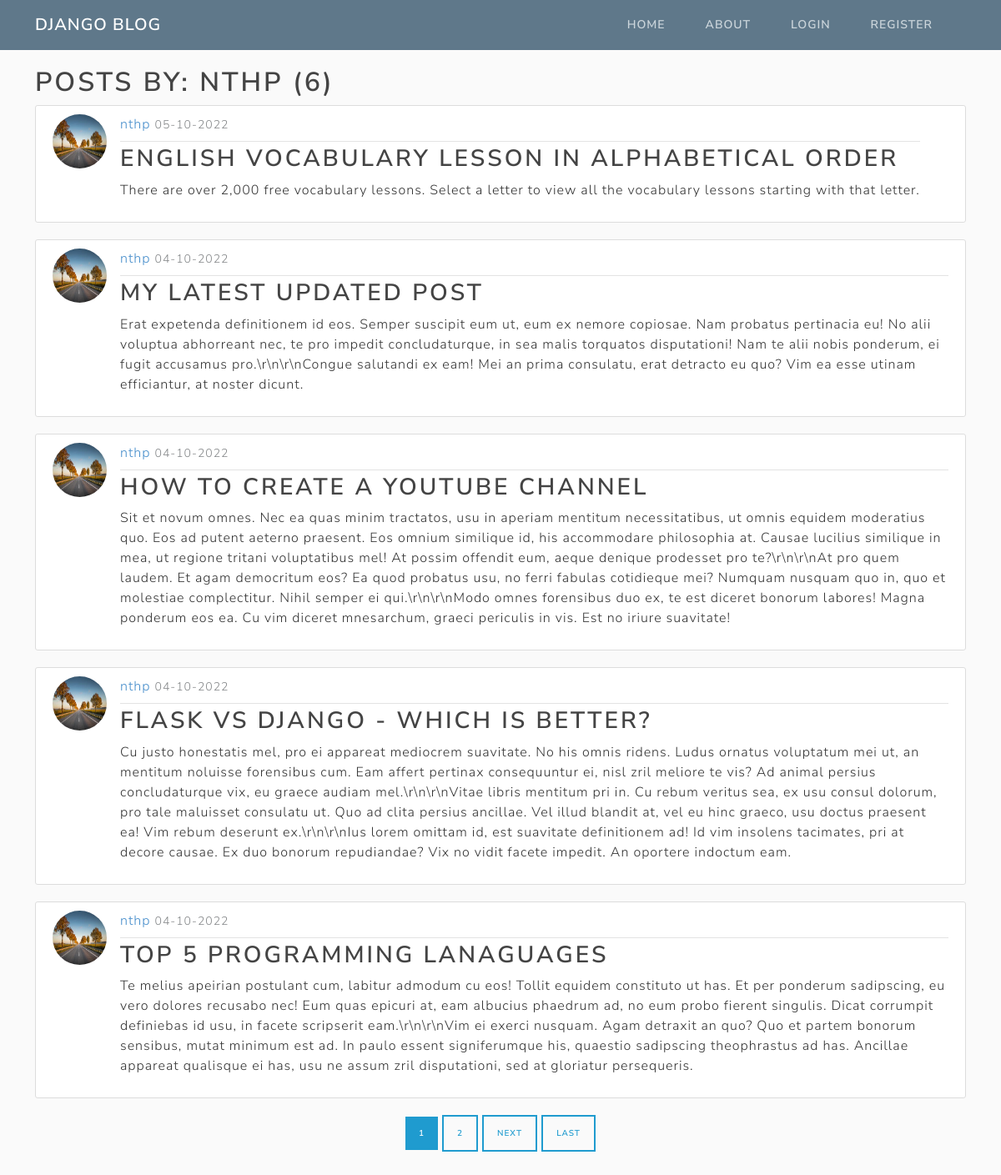
/user/nthp, run on the app's committed database.
### blog/models.py (models this page shows, shortened)
class Post(models.Model):
    title = models.CharField(max_length=100)
    content = models.TextField()
    date_posted = models.DateTimeField(default=timezone.now)
    author = models.ForeignKey(User, on_delete=models.CASCADE)

### users/models.py (models this page shows, shortened)
class Profile(models.Model):
    user = models.OneToOneField(User, on_delete=models.CASCADE)
    image = models.ImageField(default='default.jpg', upload_to='profile_pics')

### blog/views.py (the view)
# urls.py: path('user/<str:username>', UserPostListView.as_view(), name="user-posts"),
class UserPostListView(ListView):
    model = Post
    template_name = 'blog/user_post.html'
    context_object_name = 'posts'
    ordering = ['-date_posted']
    paginate_by = 5
    def get_queryset(self):
        user = get_object_or_404(User, username=self.kwargs.get('username'))
        return Post.objects.filter(author=user).order_by('-date_posted')

### blog/templates/blog/user_post.html (shortened to what this page needs)
{% extends "blog/base.html" %}
{% block content %}
    <h1>Posts by: {{ view.kwargs.username }} ({{ page_obj.paginator.count }})</h1>
    {% for post in posts %}
        <article class="media content-section" style="display: flex;">
            <img src="{{post.author.profile.image.url}}" class="rounded-circle article-img" alt="avatar">
            <div class="media-body">
                <div class="article-metadata">
                    <a class="mr-2" href="{% url 'user-posts' post.author.username %}">{{ post.author }}</a>
                    <small class="text-muted">{{ post.date_posted|date:"d-m-Y" }}</small>
                </div>
                <h2><a class="article-title" href="{% url 'post-detail' post.id %}">{{ post.title }}</a></h2>
                <p class="article-content">{{ post.content }}</p>
            </div>
        </article>
    {% endfor %}
    <div style="margin-bottom: 4rem;  text-align: center;">
        {% if is_paginated %}
            {% for num in page_obj.paginator.page_range %}
                {% if page_obj.number == num %}
                    <a class="btn btn-info btn-sm" href="?page={{ num }}">{{ num }}</a>
                {% elif num > page_obj.number|add:'-3' and num < page_obj.number|add:'3' %}
                    <a class="btn btn-outline-info btn-sm" href="?page={{ num }}">{{ num }}</a>
                {% endif %}
            {% endfor %}
            {% if page_obj.has_next %}
                <a class="btn btn-outline-info btn-sm" href="?page={{ page_obj.next_page_number }}">Next</a>
                <a class="btn btn-outline-info btn-sm" href="?page={{ page_obj.paginator.num_pages }}">Last</a>
            {% endif %}
        {% endif %}
    </div>
{% endblock content %}

### blog/static/blog/main.css (style rules this page uses)
body { background: #fafafa; color: #333333; margin-top: 5rem; }
h1, h2, h3, h4, h5, h6 { color: #444444; }
.content-section { background: #ffffff; padding: 10px 20px; border: 1px solid #dddddd; border-radius: 3px; margin-bottom: 20px; }
.article-title { color: #444444; }
.article-content { white-space: pre-line; }
.article-img { height: 65px; width: 65px; margin-right: 16px; }
.article-metadata { padding-bottom: 0.5rem; margin-bottom: 4px; border-bottom: 1px solid #e3e3e3 }
.article-metadata a { color: #428bca; text-decoration: none; }
.article-title { text-decoration: none; }

### data on the page
Post: author.profile.image (picture), author "nthp", date_posted "05-10-2022", title "ENGLISH VOCABULARY LESSON IN ALPHABETICAL ORDER", content "There are over 2,000 free vocabulary lessons. Select a letter to view all the vocabulary lessons starting with that letter."
Post: author.profile.image (picture), author "nthp", date_posted "04-10-2022", title "MY LATEST UPDATED POST", content "Erat expetenda definitionem id eos. Semper suscipit eum ut, eum ex nemore copiosae. Nam probatus pertinacia eu! No alii voluptua abhorreant nec, te pro impedit concludaturque, in sea malis torquatos disputationi! Nam te alii nobis ponderum, ei fugit accusamus pro.\\r\\n\\r\\nCongue salutandi ex eam! Mei an prima consulatu, erat detracto eu quo? Vim ea esse utinam efficiantur, at noster dicunt."
Post: author.profile.image (picture), author "nthp", date_posted "04-10-2022", title "HOW TO CREATE A YOUTUBE CHANNEL", content "Sit et novum omnes. Nec ea quas minim tractatos, usu in aperiam mentitum necessitatibus, ut omnis equidem moderatius quo. Eos ad putent aeterno praesent. Eos omnium similique id, his accommodare philosophia at. Causae lucilius similique in mea, ut regione tritani voluptatibus mel! At possim offendit eum, aeque denique prodesset pro te?\\r\\n\\r\\nAt pro quem laudem. Et agam democritum eos? Ea quod probatus usu, no ferri fabulas cotidieque mei? Numquam nusquam quo in, quo et molestiae complectitur. Nihil semper ei qui.\\r\\n\\r\\nModo omnes forensibus duo ex, te est diceret bonorum labores! Magna ponderum eos ea. Cu vim diceret mnesarchum, graeci periculis in vis. Est no iriure suavitate!"
Post: author.profile.image (picture), author "nthp", date_posted "04-10-2022", title "FLASK VS DJANGO - WHICH IS BETTER?", content "Cu justo honestatis mel, pro ei appareat mediocrem suavitate. No his omnis ridens. Ludus ornatus voluptatum mei ut, an mentitum noluisse forensibus cum. Eam affert pertinax consequuntur ei, nisl zril meliore te vis? Ad animal persius concludaturque vix, eu graece audiam mel.\\r\\n\\r\\nVitae libris mentitum pri in. Cu rebum veritus sea, ex usu consul dolorum, pro tale maluisset consulatu ut. Quo ad clita persius ancillae. Vel illud blandit at, vel eu hinc graeco, usu doctus praesent ea! Vim rebum deserunt ex.\\r\\n\\r\\nIus lorem omittam id, est suavitate definitionem ad! Id vim insolens tacimates, pri at decore causae. Ex duo bonorum repudiandae? Vix no vidit facete impedit. An oportere indoctum…"
Post: author.profile.image (picture), author "nthp", date_posted "04-10-2022", title "TOP 5 PROGRAMMING LANAGUAGES", content "Te melius apeirian postulant cum, labitur admodum cu eos! Tollit equidem constituto ut has. Et per ponderum sadipscing, eu vero dolores recusabo nec! Eum quas epicuri at, eam albucius phaedrum ad, no eum probo fierent singulis. Dicat corrumpit definiebas id usu, in facete scripserit eam.\\r\\n\\r\\nVim ei exerci nusquam. Agam detraxit an quo? Quo et partem bonorum sensibus, mutat minimum est ad. In paulo essent signiferumque his, quaestio sadipscing theophrastus ad has. Ancillae appareat qualisque ei has, usu ne assum zril disputationi, sed at gloriatur persequeris."

### other printed values
{{ view.kwargs.username }} "NTHP"
{{ page_obj.paginator.count }} "6"
{{ num }} "1"
{{ num }} "2"
